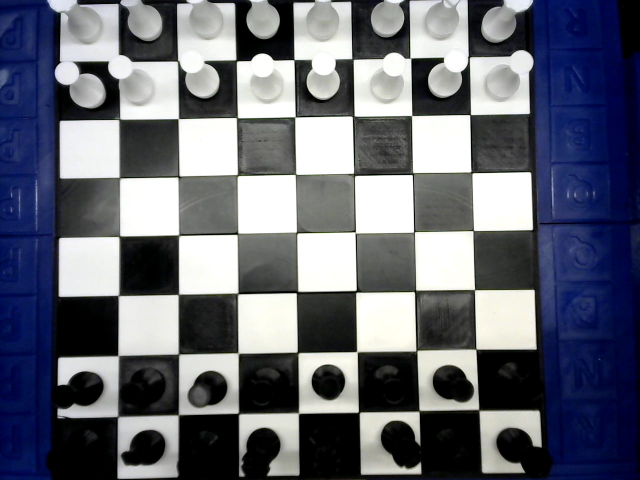
#> input picture vision/chessboardImages/frame0.jpg, 1280 x 960 px, given in place of the camera (shown at 1/2 size)
$ python collectData.py
#> lines starting #> are read from the running program, lines starting #| are printed output that depends on the picture
import numpy as np
import cv2
import time

# define a video capture object
vid = cv2.VideoCapture(0)
inputPoints = np.array([[195, 70], [964, 70], [1065, 850], [40, 850]],
                       np.float32)
outputPoints = np.array([[0, 0], [960, 0], [960, 960], [0, 960]], np.float32)
transform = cv2.getPerspectiveTransform(inputPoints, outputPoints)


def resizeImage(img, scale_percent):
    width = int(img.shape[1] * scale_percent / 100)
    height = int(img.shape[0] * scale_percent / 100)
    dim = (width, height)
    return cv2.resize(img, dim, interpolation=cv2.INTER_AREA)


while (True):

    # Capture the video frame
    # by frame
    ret, frame = vid.read()
#> frame is the input picture: shape (960, 1280, 3); mean B, G, R 115.4, 103.5, 100.4

    # Display the resulting frame
    cv2.imshow('frame', resizeImage(frame, 50))

    gray = cv2.cvtColor(frame, cv2.COLOR_BGR2GRAY)
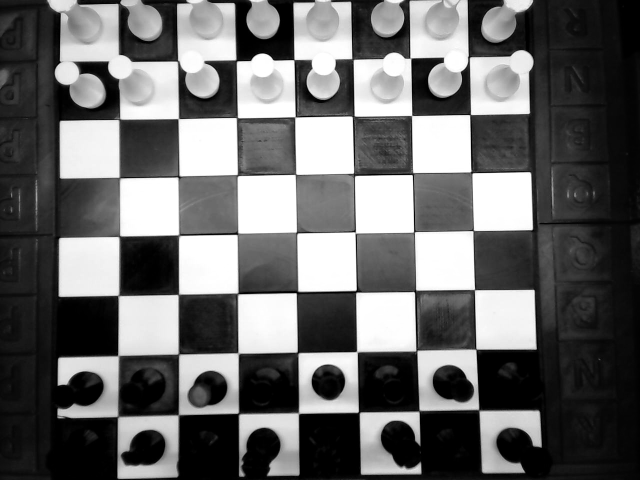
#> gray: shape (960, 1280) (shown at 1/2 size); min 0, max 255, mean 103.9
    dst = cv2.warpPerspective(gray, transform, (1280, 960))
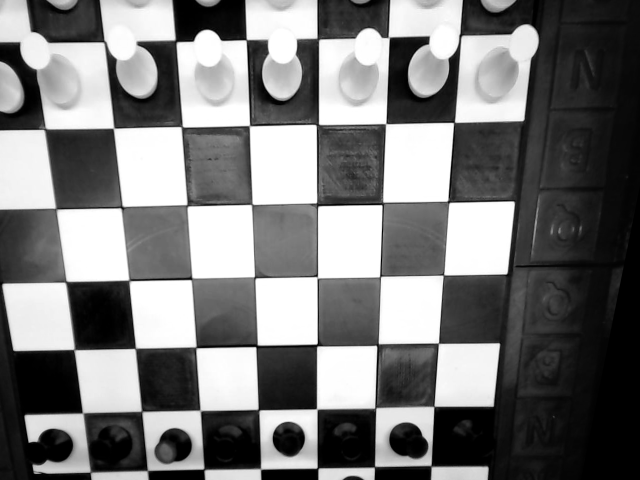
#> dst: shape (960, 1280) (shown at 1/2 size); min 0, max 255, mean 120.4
    cv2.imshow('dst', resizeImage(dst, 50))
#> call 2 of resizeImage, with scale_percent = 50
#> in resizeImage (call 2), `return cv2.resize(img, dim, interpolation=cv2.INTER_AREA)`:
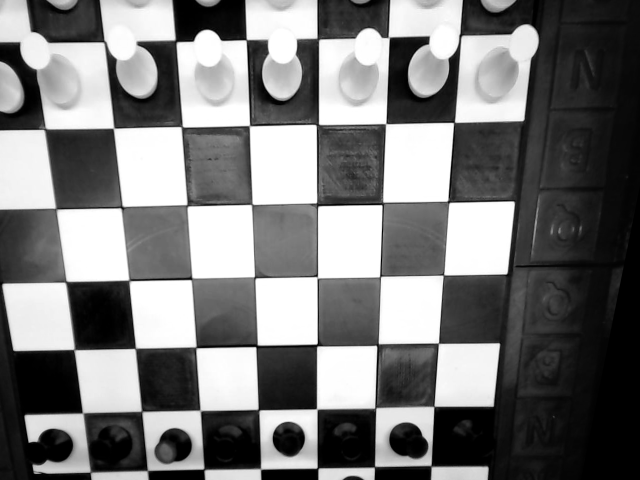
#> returned value: shape (480, 640); min 0, max 255, mean 120.6

    for row in range(8):
        for col in range(8):
            img = dst[col * 120:(col + 1) * 120, row * 120:(row + 1) * 120]
            # save image to disk
            cv2.imwrite(
                'unclassifiedImages/' + str(row) + '_' + str(col) + "_" +
                str(time.time()) + '.jpg', img)
#> this loop made 8 passes
#> pass 1, `cv2.imwrite( 'unclassifiedImages/' + str(row) + '_' + str(col) + "_" +..`:
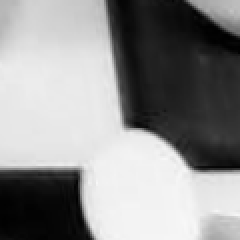
#> saved as 0_0_1795173559.611954.jpg: shape (120, 120) (shown 2 times larger); min 1, max 248, mean 143.5
#> pass 1, `cv2.imwrite( 'unclassifiedImages/' + str(row) + '_' + str(col) + "_" +..`:
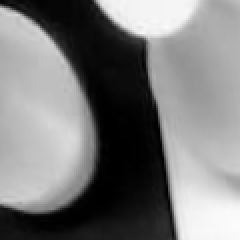
#> saved as 0_1_1795173559.613709.jpg: shape (120, 120) (shown 2 times larger); min 0, max 252, mean 123
#> pass 1, `cv2.imwrite( 'unclassifiedImages/' + str(row) + '_' + str(col) + "_" +..`:
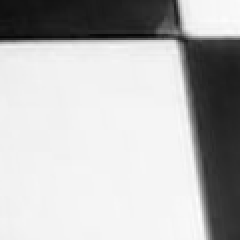
#> saved as 0_2_1795173559.615058.jpg: shape (120, 120) (shown 2 times larger); min 7, max 254, mean 184.2
#> pass 1, `cv2.imwrite( 'unclassifiedImages/' + str(row) + '_' + str(col) + "_" +..`:
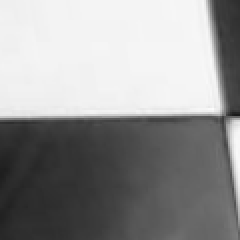
#> saved as 0_3_1795173559.6162684.jpg: shape (120, 120) (shown 2 times larger); min 25, max 252, mean 148.5
    print("Saved Images")

    # the 'q' button is set as the
    # quitting button you may use any
    # desired button of your choice
    if cv2.waitKey(1) & 0xFF == ord('q'):
#> (key q is pressed here)
        break
    cv2.waitKey(0)
